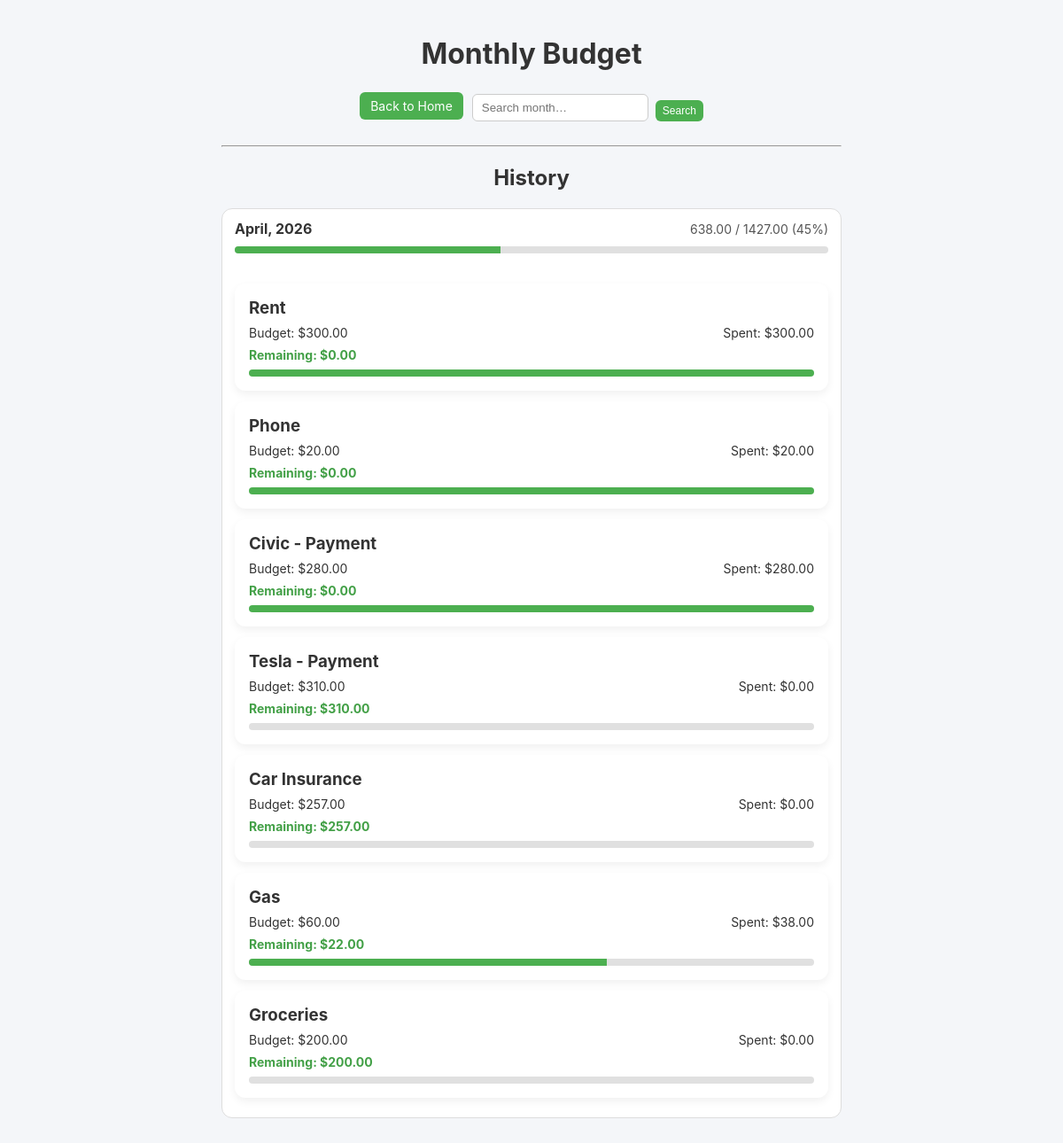
The app's page /history with its own data.
### tables this page shows
CREATE TABLE categories (
            id INTEGER PRIMARY KEY AUTOINCREMENT,
            name TEXT NOT NULL,
            budget REAL NOT NULL
        );

### app.py (the view)
@app.route("/history")
def history():
    conn = get_db()
    search = request.args.get("search", "").strip()
    months = conn.execute(
        "SELECT DISTINCT SUBSTR(date, 1, 7) AS month FROM expenses ORDER BY month DESC"
    ).fetchall()
    history_data = []
    for row in months:
        month = row["month"]
        items, total_budget, total_spent = get_month_report(conn, month)
        label = datetime.strptime(month, "%Y-%m").strftime("%B, %Y")
        history_data.append({
            "month": month,
            "label": label,
            "items": items,
            "total_budget": total_budget,
            "total_spent": total_spent,
            "total_remaining": total_budget - total_spent,
            "total_progress_pct": (total_spent / total_budget * 100) if total_budget > 0 else 0,
        })
    if search:
        search_lower = search.lower()
        history_data = [entry for entry in history_data if search_lower in entry["month"].lower() or search_lower in entry["label"].lower()]
    conn.close()
    return render_template("history.html", history=history_data)

### app.py (called while the page is built)
@app.template_filter('currency')
def currency(value):
    try:
        return "%.2f" % float(value)
    except (TypeError, ValueError):
        return value

def get_db():
    conn = sqlite3.connect("database.db")
    conn.row_factory = sqlite3.Row
    return conn

def get_month_report(conn, month):
    categories = conn.execute("SELECT * FROM categories").fetchall()
    items = []
    total_budget = 0
    total_spent = 0
    for cat in categories:
        spent = conn.execute("""
            SELECT COALESCE(SUM(amount), 0) as total
            FROM expenses
            WHERE category_id = ? AND date LIKE ?
        """, (cat["id"], f"{month}%")).fetchone()["total"]
        item = {
            "id": cat["id"],
            "name": cat["name"],
            "budget": cat["budget"],
            "spent": spent,
            "remaining": cat["budget"] - spent
        }
        items.append(item)
        total_budget += cat["budget"]
        total_spent += spent
    return items, total_budget, total_spent

### templates/history.html
{% extends "layout.html" %}
{% block nav %}
    <a href="/" class="btn">Back to Home</a>
    <form action="/history" method="get" class="history-search-form">
        <input type="search" name="search" placeholder="Search month…" value="{{ request.args.get('search', '') }}">
        <button type="submit" class="btn btn-small">Search</button>
    </form>
{% endblock %}
{% block content %}
<h2 style="text-align:center;">History</h2>
{% if history %}
    {% for month in history %}
    <details class="history-month" {% if loop.first %}open{% endif %}>
        <summary>
            <div class="history-summary-title">
                <span>{{ month.label }}</span>
                <span class="history-summary-values">
                    {{ month.total_spent | currency }} / {{ month.total_budget | currency }}
                    ({{ month.total_progress_pct | round(0, 'common') | int }}%)
                </span>
            </div>
            <div class="history-summary-bar">
                <div class="progress-bar" aria-hidden="true">
                    <div class="progress-fill {% if month.total_remaining < 0 %}negative{% else %}positive{% endif %}"
                         style="width: {{ month.total_progress_pct if month.total_progress_pct <= 100 else 100 }}%;">
                    </div>
                </div>
            </div>
        </summary>
        <div class="history-month-content">
            {% for item in month['items'] %}
            <div class="card">
                <h3>{{ item.name }}</h3>
                <div class="amounts">
                    <span>Budget: ${{ item.budget | currency }}</span>
                    <span>Spent: ${{ item.spent | currency }}</span>
                </div>
                <div class="amounts">
                    <span class="remaining {% if item.remaining < 0 %}negative{% else %}positive{% endif %}">
                        Remaining: ${{ item.remaining | currency }}
                    </span>
                </div>
                <div class="progress-bar">
                    <div class="progress-fill {% if item.remaining < 0 %}negative{% else %}positive{% endif %}"
                         style="width: {{ (item.spent / item.budget * 100) if item.budget > 0 else 0 }}%;">
                    </div>
                </div>
            </div>
            {% endfor %}
        </div>
    </details>
    {% endfor %}
{% else %}
    <p class="empty-state">No history available yet.</p>
{% endif %}
{% endblock %}

### static/style.css (style rules this page uses)
body { font-family: -apple-system, BlinkMacSystemFont, "Segoe UI", Roboto, sans-serif; background: #f4f6f9; margin: 0; color: #333; }
.history-search-form { display: flex; gap: 8px; align-items: center; }
.history-search-form input { padding: 7px 10px; border-radius: 6px; border: 1px solid #ccc; min-width: 160px; }
.history-search-form button { margin: 0; }
.card { background: white; padding: 16px; margin: 12px 0; border-radius: 12px; box-shadow: 0 4px 10px rgba(0,0,0,0.06); }
.card h3 { margin: 0 0 8px 0; }
.amounts { display: flex; justify-content: space-between; margin: 8px 0; font-size: 14px; }
.remaining { font-weight: bold; }
.positive { color: #43a047; }
.progress-bar { height: 8px; background: #e0e0e0; border-radius: 10px; overflow: hidden; margin-top: 8px; }
.progress-fill { height: 100%; background: #4CAF50; }
.progress-fill.positive { background: #4CAF50; }
button, .btn { background: #4CAF50; color: white; border: none; padding: 7px 12px; border-radius: 6px; cursor: pointer; text-decoration: none; font-size: 14px; }
.history-month { border: 1px solid #ddd; border-radius: 12px; padding: 12px 14px 10px; margin-bottom: 16px; background: #ffffff; }
.history-month summary { display: block; cursor: pointer; margin-bottom: 12px; }
.history-summary-title { display: flex; justify-content: space-between; align-items: center; gap: 12px; font-weight: 700; }
.history-summary-values { font-weight: 400; font-size: 14px; color: #555; }
.history-summary-bar .progress-bar { margin-top: 10px; height: 8px; border-radius: 10px; overflow: hidden; background: #e0e0e0; }
.history-month[open] summary::before { transform: rotate(90deg); }
.history-month-content { padding-top: 10px; }
.btn-small { font-size: 12px; padding: 5px 8px; }
form { margin-top: 10px; }
input, select { padding: 8px; width: 100%; margin: 6px 0 12px 0; border-radius: 6px; border: 1px solid #ccc; }

### records on screen
categories: name "Rent", budget "300.00", spent "300.00", remaining "0.00"
categories: name "Phone", budget "20.00", spent "20.00", remaining "0.00"
categories: name "Civic - Payment", budget "280.00", spent "280.00", remaining "0.00"
categories: name "Tesla - Payment", budget "310.00", spent "0.00", remaining "310.00"
categories: name "Car Insurance", budget "257.00", spent "0.00", remaining "257.00"
categories: name "Gas", budget "60.00", spent "38.00", remaining "22.00"
categories: name "Groceries", budget "200.00", spent "0.00", remaining "200.00"

### other values on screen
{{ month.label }} "April, 2026"
{{ month.total_spent | currency }} "638.00"
{{ month.total_budget | currency }} "1427.00"
{{ month.total_progress_pct | round(0, 'common') | int }} "45"
